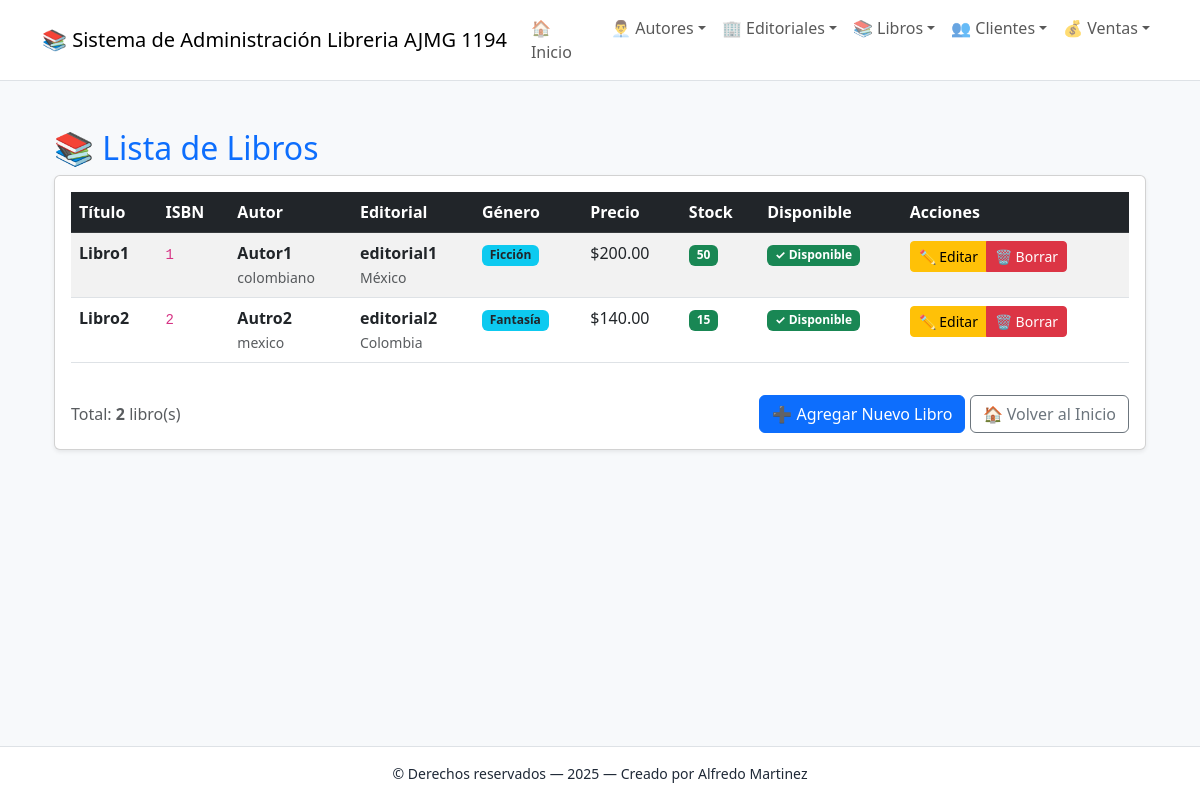
The app's page /libros/ with its own data.
### app_Libreria/models.py (models this page shows, shortened)
class Libro(models.Model):
    GENEROS = [
        ('FIC', 'Ficción'),
        ('ROM', 'Romance'),
        ('TER', 'Terror'),
        ('CIE', 'Ciencia Ficción'),
        ('FAN', 'Fantasía'),
        ('HIS', 'Histórico'),
        ('BIO', 'Biografía'),
        ('INF', 'Infantil'),
    ]
    id = models.AutoField(primary_key=True, verbose_name="ID Libro")
    titulo = models.CharField(max_length=200, verbose_name="Título del libro")
    isbn = models.CharField(max_length=13, unique=True, verbose_name="ISBN")
    genero = models.CharField(max_length=3, choices=GENEROS, verbose_name="Género", default='FIC')
    precio = models.DecimalField(max_digits=8, decimal_places=2, verbose_name="Precio", default=0.00)
    stock = models.IntegerField(default=0, verbose_name="Cantidad en stock")
    created_at = models.DateTimeField(auto_now_add=True, verbose_name="Fecha de creación")
    updated_at = models.DateTimeField(auto_now=True, verbose_name="Fecha de actualización")
    autor = models.ForeignKey(
        Autor,
        on_delete=models.CASCADE,
        related_name='libros',
        verbose_name="Autor"
    )
    editorial = models.ForeignKey(
        Editorial,
        on_delete=models.CASCADE,
        related_name='libros',
        verbose_name="Editorial"
    )
    class Meta:
        verbose_name = "Libro"
        verbose_name_plural = "Libros"
        ordering = ['titulo']
    def disponible(self):
        return self.stock > 0

class Autor(models.Model):
    id = models.AutoField(primary_key=True, verbose_name="ID Autor")
    nombre = models.CharField(max_length=100, verbose_name="Nombre completo")
    nacionalidad = models.CharField(max_length=50, verbose_name="Nacionalidad", default="Desconocida")
    fecha_nacimiento = models.DateField(verbose_name="Fecha de nacimiento", default="1900-01-01")
    email = models.EmailField(verbose_name="Email de contacto", blank=True)
    activo = models.BooleanField(default=True, verbose_name="Autor activo")
    created_at = models.DateTimeField(auto_now_add=True, verbose_name="Fecha de creación")
    updated_at = models.DateTimeField(auto_now=True, verbose_name="Fecha de actualización")
    class Meta:
        verbose_name = "Autor"
        verbose_name_plural = "Autores"
        ordering = ['nombre']

class Editorial(models.Model):
    editorialid = models.AutoField(primary_key=True, verbose_name="ID Editorial")
    nombreeditorial = models.CharField(max_length=255, unique=True, verbose_name="Nombre de la editorial")
    direccion = models.CharField(max_length=255, verbose_name="Dirección", default="Sin dirección")
    telefono = models.CharField(max_length=20, verbose_name="Teléfono", default="Sin teléfono")
    emailcontacto = models.EmailField(verbose_name="Email de contacto", default="sin@email.com")
    sitioweb = models.URLField(verbose_name="Sitio web", blank=True)
    paisorigen = models.CharField(max_length=50, verbose_name="País de origen", default="México")
    created_at = models.DateTimeField(auto_now_add=True, verbose_name="Fecha de creación")
    updated_at = models.DateTimeField(auto_now=True, verbose_name="Fecha de actualización")
    class Meta:
        verbose_name = "Editorial"
        verbose_name_plural = "Editoriales"
        ordering = ['nombreeditorial']

### app_Libreria/views.py (the view)
# urls.py: path('libros/', views.ver_libros, name='ver_libros'),
def ver_libros(request):
    libros = Libro.objects.all().select_related('autor', 'editorial')
    return render(request, 'libro/ver_libros.html', {'libros': libros})

### app_Libreria/templates/libro/ver_libros.html (shortened to what this page needs)
{% extends 'base.html' %}
{% block content %}
<div class="container mt-4">
    <h2 class="text-primary">📚 Lista de Libros</h2>
    <div class="card shadow-sm">
        <div class="card-body">
            <div class="table-responsive">
                <table class="table table-striped table-hover">
                    <thead class="table-dark">
                        <tr>
                            <th>Título</th>
                            <th>ISBN</th>
                            <th>Autor</th>
                            <th>Editorial</th>
                            <th>Género</th>
                            <th>Precio</th>
                            <th>Stock</th>
                            <th>Disponible</th>
                            <th>Acciones</th>
                        </tr>
                    </thead>
                    <tbody>
                        {% for libro in libros %}
                        <tr>
                            <td><strong>{{ libro.titulo }}</strong></td>
                            <td><code>{{ libro.isbn }}</code></td>
                            <td>
                                <div>
                                    <strong>{{ libro.autor.nombre }}</strong>
                                    <br>
                                    <small class="text-muted">{{ libro.autor.nacionalidad }}</small>
                                </div>
                            </td>
                            <td>
                                <div>
                                    <strong>{{ libro.editorial.nombreeditorial }}</strong>
                                    <br>
                                    <small class="text-muted">{{ libro.editorial.paisorigen }}</small>
                                </div>
                            </td>
                            <td>
                                <span class="badge bg-info text-dark">
                                    {{ libro.get_genero_display }}
                                </span>
                            </td>
                            <td>${{ libro.precio }}</td>
                            <td>
                                <span class="badge {% if libro.stock > 0 %}bg-success{% else %}bg-danger{% endif %}">
                                    {{ libro.stock }}
                                </span>
                            </td>
                            <td>
                                {% if libro.disponible %}
                                    <span class="badge bg-success">✓ Disponible</span>
                                {% else %}
                                    <span class="badge bg-danger">✗ Agotado</span>
                                {% endif %}
                            </td>
                            <td>
                                <div class="btn-group btn-group-sm">
                                    <a href="{% url 'actualizar_libro' libro.id %}" class="btn btn-warning btn-sm">
                                        ✏️ Editar
                                    </a>
                                    <a href="{% url 'borrar_libro' libro.id %}" class="btn btn-danger btn-sm">
                                        🗑️ Borrar
                                    </a>
                                </div>
                            </td>
                        </tr>
                        {% endfor %}
                    </tbody>
                </table>
            </div>
            <div class="mt-3 d-flex justify-content-between align-items-center">
                <div>
                    <span class="text-muted">
                        Total: <strong>{{ libros|length }}</strong> libro(s)
                    </span>
                </div>
                <div>
                    <a href="{% url 'agregar_libro' %}" class="btn btn-primary">
                        ➕ Agregar Nuevo Libro
                    </a>
                    <a href="{% url 'inicio_libreria' %}" class="btn btn-outline-secondary">
                        🏠 Volver al Inicio
                    </a>
                </div>
            </div>
        </div>
    </div>
</div>
{% endblock %}

### app_Libreria/templates/base.html (shortened to what this page needs)
<!doctype html>
<html lang="es">
  <head>
    <link href="https://cdn.jsdelivr.net/npm/bootstrap@5.3.0/dist/css/bootstrap.min.css" rel="stylesheet">
  </head>
  <body>
    {% include 'navbar.html' %}
    <main class="container my-5">
      {% block content %}{% endblock %}
    </main>
    {% include 'footer.html' %}
  </body>
</html>

### app_Libreria/templates/navbar.html (shortened to what this page needs)
<nav class="navbar navbar-expand-lg navbar-light bg-white border-bottom">
  <div class="container">
    <a class="navbar-brand" href="{% url 'inicio_libreria' %}">📚 Sistema de Administración Libreria AJMG 1194</a>
    <div class="collapse navbar-collapse" id="navMenu">
      <ul class="navbar-nav ms-auto">
        <li class="nav-item">
          <a class="nav-link" href="{% url 'inicio_libreria' %}">🏠 Inicio</a>
        </li>
        <li class="nav-item dropdown">
          <a class="nav-link dropdown-toggle" href="#" role="button" data-bs-toggle="dropdown">👨‍💼 Autores</a>
        </li>
        <li class="nav-item dropdown">
          <a class="nav-link dropdown-toggle" href="#" role="button" data-bs-toggle="dropdown">🏢 Editoriales</a>
        </li>
        <li class="nav-item dropdown">
          <a class="nav-link dropdown-toggle" href="#" role="button" data-bs-toggle="dropdown">📚 Libros</a>
        </li>
        <li class="nav-item dropdown">
          <a class="nav-link dropdown-toggle" href="#" role="button" data-bs-toggle="dropdown">👥 Clientes</a>
        </li>
        <li class="nav-item dropdown">
          <a class="nav-link dropdown-toggle" href="#" role="button" data-bs-toggle="dropdown">💰 Ventas</a>
        </li>
      </ul>
    </div>
  </div>
</nav>

### app_Libreria/templates/footer.html
<footer class="bg-white border-top py-3">
  <div class="container text-center small">
    © Derechos reservados — {% now "Y" %} — Creado por Alfredo Martinez
  </div>
</footer>

### app_Libreria/templates/base.html (style rules this page uses)
body { background-color: #f7f9fb; color: #1f2937; }
footer { position: fixed; bottom: 0; width: 100%; }

### records on screen
Libro: titulo "Libro1", isbn "1", autor.nombre "Autor1", autor.nacionalidad "colombiano", editorial.nombreeditorial "editorial1", editorial.paisorigen "México", genero "Ficción", precio "200.00", stock "50", shows "✓ Disponible"
Libro: titulo "Libro2", isbn "2", autor.nombre "Autro2", autor.nacionalidad "mexico", editorial.nombreeditorial "editorial2", editorial.paisorigen "Colombia", genero "Fantasía", precio "140.00", stock "15", shows "✓ Disponible"

### other values on screen
{{ libros|length }} "2"
